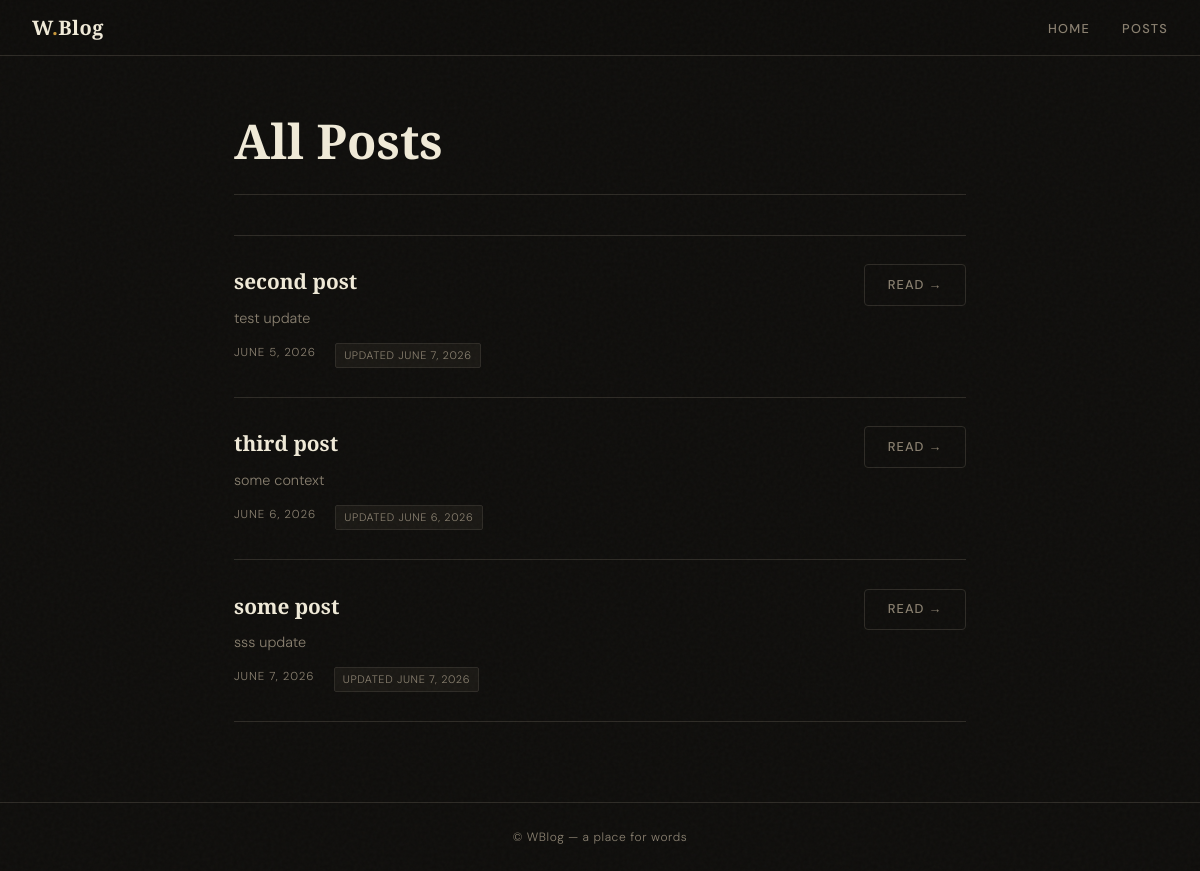
The page /post_list/ on the database as committed earlier.
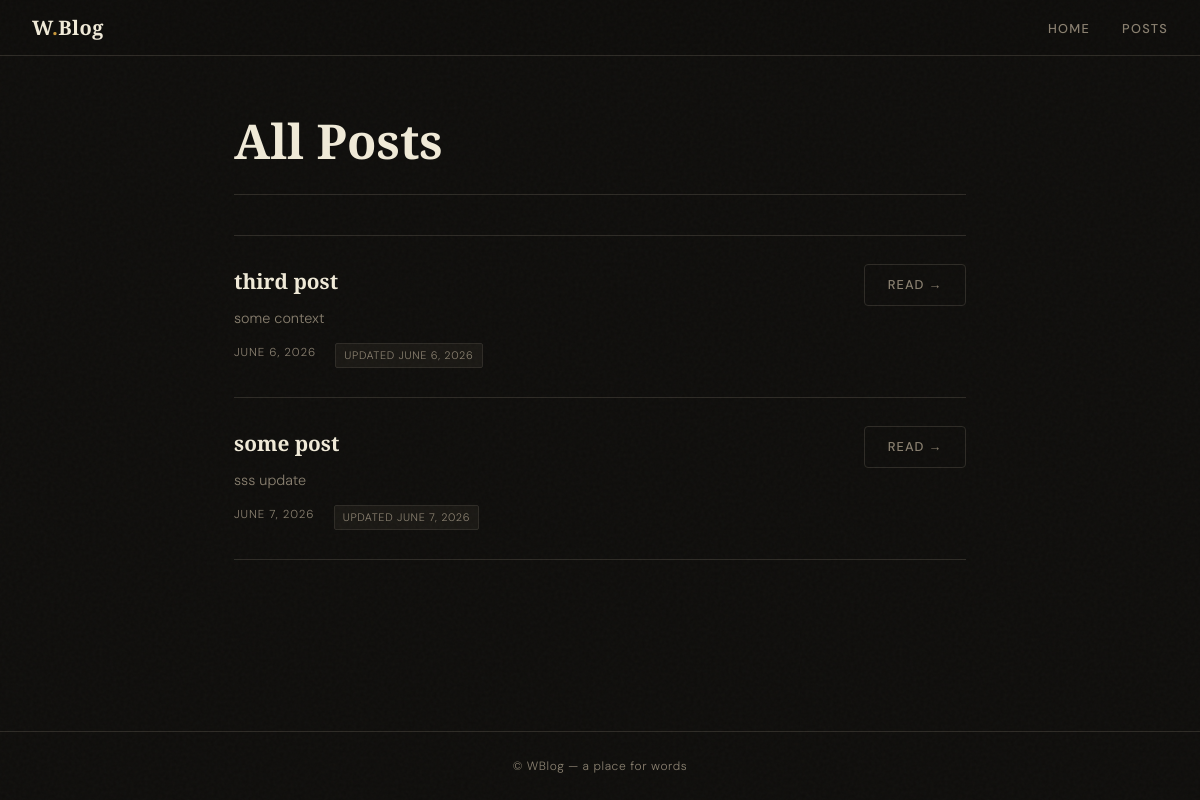
The same page on the database as committed later.
### wblog/models.py (models this page shows)
class Post(models.Model):
    title = models.CharField(max_length=128)
    context = models.TextField()
    created_at = models.DateTimeField(auto_now_add=True)
    updated_at = models.DateTimeField(auto_now=True)
    author = models.ForeignKey(User, on_delete=models.CASCADE)

### wblog/views.py (the view)
# urls.py: path("post_list/", PostView.as_view(), name="post_list"),
class PostView(ListView):
    model = Post
    template_name = "wblog/post_view.html"
    context_object_name = "posts"

### wblog/templates/wblog/post_view.html (shortened to what this page needs)
{%extends 'wblog/base.html'%}
{%block content%}
<div class="page-header">
    <h1>All Posts</h1>
</div>
{% if posts %}
<div class="post-list">
    {%for post in posts%}
    <article class="post-card">
        <div>
            <a href="{% url 'post_detail' post.pk %}" class="post-card-title">{{ post.title }}</a>
            <p class="post-card-excerpt">{{ post.context }}</p>
            <div class="post-meta">
                <span>{{ post.created_at|date:"N j, Y" }}</span>
                {%if post.updated_at != post.created_at%}
                    <span class="post-meta-badge">Updated {{ post.updated_at|date:"N j, Y" }}</span>
                {%endif%}
            </div>
        </div>
        <a href="{% url 'post_detail' post.pk %}" class="btn btn-ghost" style="white-space:nowrap; flex-shrink:0;">Read &rarr;</a>
    </article>
    {%endfor%}
</div>
{% endif %}
{%endblock%}

Rows that differ between the two databases and show on the page:
removed Post: title "second post", context "test update", created_at "JUNE 5, 2026", updated_at "JUNE 7, 2026"
